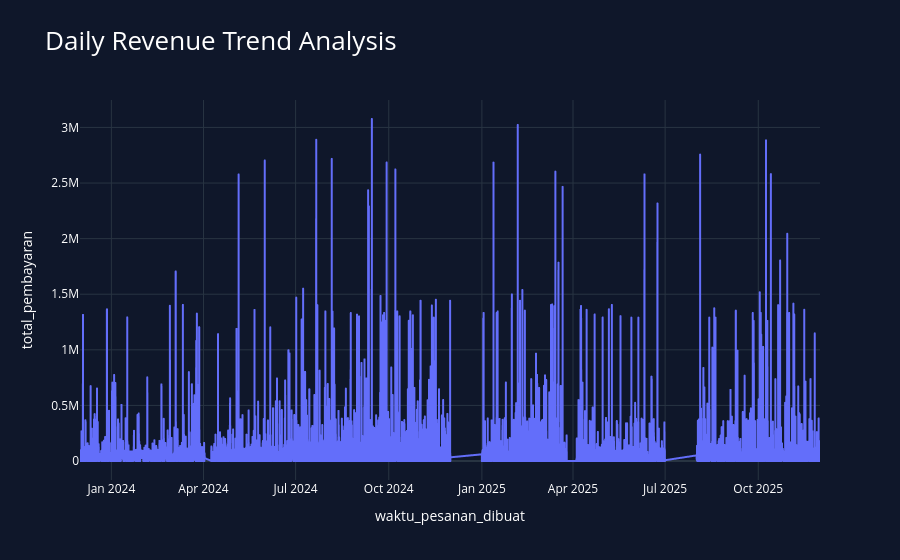

The notebook cell this image was saved under:
### Markdown cell above
VISUAL

### Code cell
fig = px.line(
    daily_sales,
    x='waktu_pesanan_dibuat',
    y='total_pembayaran',
    title='Daily Revenue Trend Analysis',
    template='plotly_dark'
)

fig.update_layout(
    paper_bgcolor='#0F172A',
    plot_bgcolor='#0F172A',
    font_color='white',
    title_font_size=26
)

fig.show()

### Figure 1 — Plotly figure (JSON) as saved in the notebook; plotly's stock layout.template omitted (floating-point values rounded to 4 significant figures; data arrays with more than 128 entries replaced by an {"elided": "..."} marker saying what was removed)
{"data": [{"hovertemplate": "waktu_pesanan_dibuat=%{x}<br>total_pembayaran=%{y}<extra></extra>", "legendgroup": "", "line": {"color": "#636efa", "dash": "solid"}, "marker": {"symbol": "circle"}, "mode": "lines", "name": "", "showlegend": false, "type": "scattergl", "x": {"elided": "18591 str values"}, "xaxis": "x", "y": {"elided": "18591 int values"}, "yaxis": "y"}], "layout": {"font": {"color": "white"}, "legend": {"tracegroupgap": 0}, "paper_bgcolor": "#0F172A", "plot_bgcolor": "#0F172A", "title": {"font": {"size": 26}, "text": "Daily Revenue Trend Analysis"}, "xaxis": {"anchor": "y", "domain": [0, 1], "title": {"text": "waktu_pesanan_dibuat"}}, "yaxis": {"anchor": "x", "domain": [0, 1], "title": {"text": "total_pembayaran"}}}}
